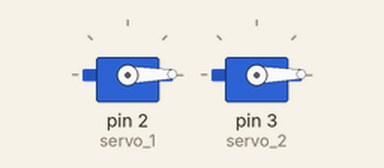
Bench run of a sketch on a simulated Arduino Uno, built with avr-gcc and run on an emulated ATmega328P. Parts: 2 × servo.

Above: at 0.05 s.
At 1.6 s:
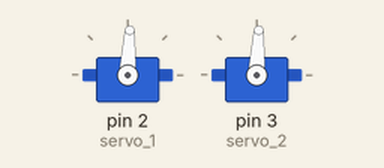
At 3.15 s:
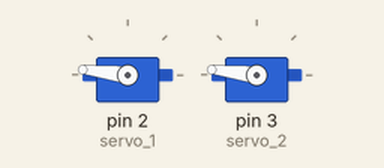
At 6.3 s:
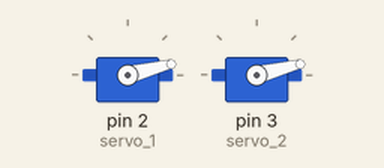
Timing chart, 0 to 8.5 s (numbered marks = the images above):
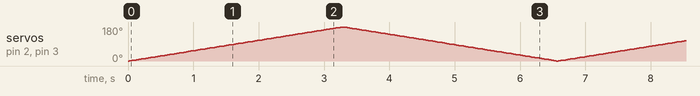

The sketch:

Code.ino
```cpp
#include <Servo.h>

Servo servo_1;
Servo servo_2;
int x = 0;
void setup(){
 servo_1.attach(2);
 servo_2.attach(3);
}
void loop(){

  for (x = 0; x <= 180; x += 1){
    servo_1.write(x);
    servo_2.write(x);
    delay(18);
  }
  for (x = 180; x >= 0; x -= 1){
    servo_1.write(x);
    servo_2.write(x);
    delay(18);

   }
}
```
